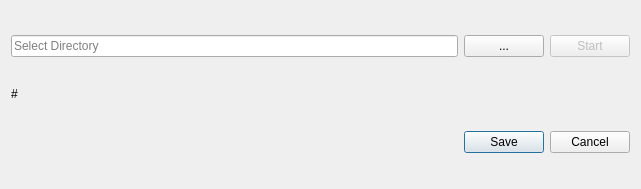
<?xml version="1.0" encoding="UTF-8"?>
<ui version="4.0">
 <class>GTIDirectoryScanDialog</class>
 <widget class="QDialog" name="GTIDirectoryScanDialog">
  <property name="geometry">
   <rect>
    <x>0</x>
    <y>0</y>
    <width>641</width>
    <height>189</height>
   </rect>
  </property>
  <property name="sizePolicy">
   <sizepolicy hsizetype="Preferred" vsizetype="Fixed">
    <horstretch>0</horstretch>
    <verstretch>0</verstretch>
   </sizepolicy>
  </property>
  <property name="windowTitle">
   <string>Dialog</string>
  </property>
  <layout class="QVBoxLayout" name="verticalLayout">
   <item>
    <layout class="QHBoxLayout" name="horizontalLayout">
     <item>
      <widget class="QLineEdit" name="lineEditDirectoryName">
       <property name="readOnly">
        <bool>true</bool>
       </property>
       <property name="placeholderText">
        <string>Select Directory</string>
       </property>
      </widget>
     </item>
     <item>
      <widget class="QPushButton" name="btImportFile">
       <property name="sizePolicy">
        <sizepolicy hsizetype="Fixed" vsizetype="Fixed">
         <horstretch>0</horstretch>
         <verstretch>0</verstretch>
        </sizepolicy>
       </property>
       <property name="text">
        <string>...</string>
       </property>
      </widget>
     </item>
     <item>
      <widget class="QPushButton" name="btStart">
       <property name="enabled">
        <bool>false</bool>
       </property>
       <property name="sizePolicy">
        <sizepolicy hsizetype="Fixed" vsizetype="Fixed">
         <horstretch>0</horstretch>
         <verstretch>0</verstretch>
        </sizepolicy>
       </property>
       <property name="text">
        <string>Start</string>
       </property>
      </widget>
     </item>
    </layout>
   </item>
   <item>
    <layout class="QHBoxLayout" name="horizontalLayout_3">
     <item>
      <widget class="QLabel" name="label">
       <property name="sizePolicy">
        <sizepolicy hsizetype="Fixed" vsizetype="Fixed">
         <horstretch>0</horstretch>
         <verstretch>0</verstretch>
        </sizepolicy>
       </property>
       <property name="text">
        <string>#</string>
       </property>
      </widget>
     </item>
     <item>
      <widget class="QLabel" name="labelMessage">
       <property name="sizePolicy">
        <sizepolicy hsizetype="Expanding" vsizetype="Fixed">
         <horstretch>0</horstretch>
         <verstretch>0</verstretch>
        </sizepolicy>
       </property>
       <property name="text">
        <string/>
       </property>
      </widget>
     </item>
    </layout>
   </item>
   <item>
    <layout class="QHBoxLayout" name="horizontalLayout_2">
     <item>
      <spacer name="horizontalSpacer">
       <property name="orientation">
        <enum>Qt::Horizontal</enum>
       </property>
       <property name="sizeHint" stdset="0">
        <size>
         <width>40</width>
         <height>20</height>
        </size>
       </property>
      </spacer>
     </item>
     <item>
      <widget class="QDialogButtonBox" name="buttonBox">
       <property name="orientation">
        <enum>Qt::Horizontal</enum>
       </property>
       <property name="standardButtons">
        <set>QDialogButtonBox::Cancel|QDialogButtonBox::Save</set>
       </property>
      </widget>
     </item>
    </layout>
   </item>
  </layout>
 </widget>
 <resources/>
 <connections>
  <connection>
   <sender>buttonBox</sender>
   <signal>accepted()</signal>
   <receiver>GTIDirectoryScanDialog</receiver>
   <slot>accept()</slot>
   <hints>
    <hint type="sourcelabel">
     <x>475</x>
     <y>224</y>
    </hint>
    <hint type="destinationlabel">
     <x>320</x>
     <y>131</y>
    </hint>
   </hints>
  </connection>
  <connection>
   <sender>buttonBox</sender>
   <signal>rejected()</signal>
   <receiver>GTIDirectoryScanDialog</receiver>
   <slot>reject()</slot>
   <hints>
    <hint type="sourcelabel">
     <x>475</x>
     <y>224</y>
    </hint>
    <hint type="destinationlabel">
     <x>320</x>
     <y>131</y>
    </hint>
   </hints>
  </connection>
 </connections>
</ui>
